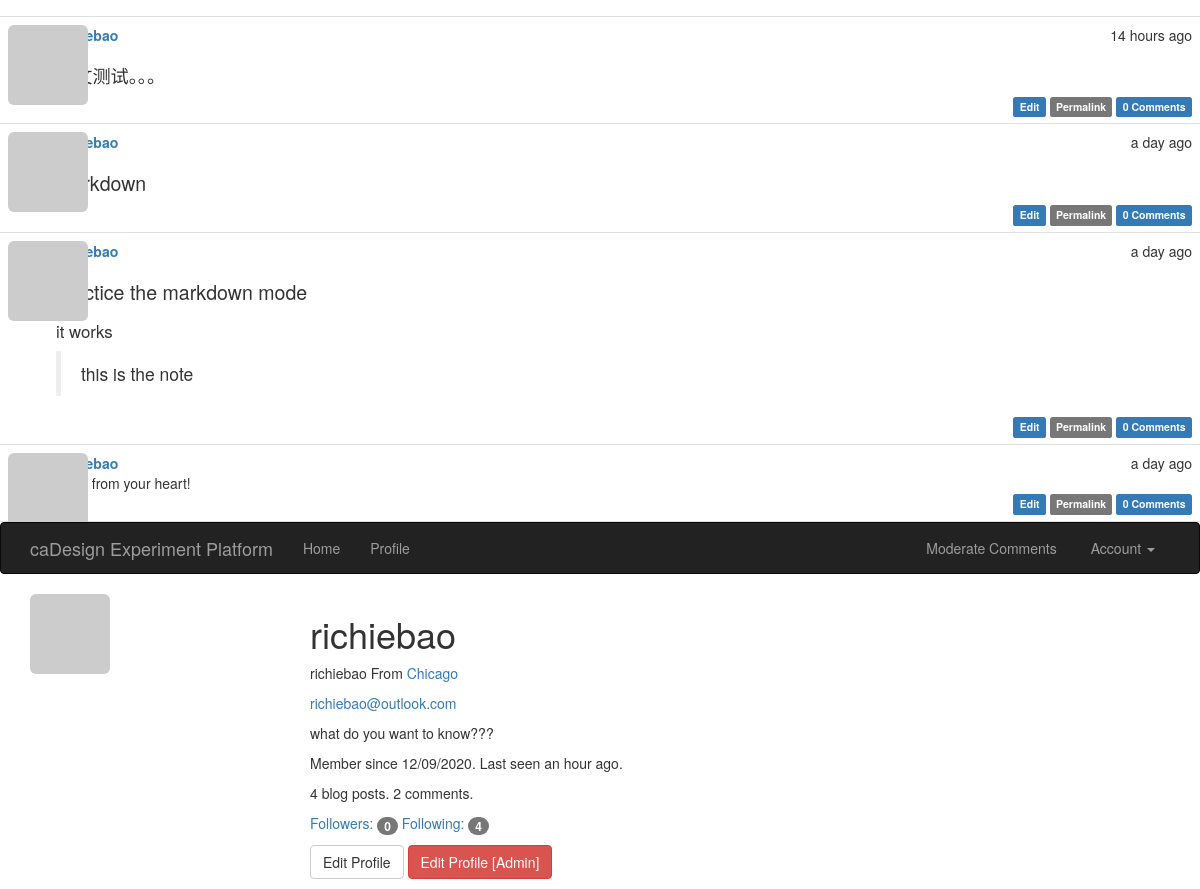
Page /user/richiebao (signed in) on the committed database.
### app/models.py (models this page shows, shortened)
class Post(db.Model):
    __tablename__ = 'posts'
    id = db.Column(db.Integer, primary_key=True)
    body = db.Column(db.Text)
    body_html = db.Column(db.Text)
    timestamp = db.Column(db.DateTime, index=True, default=datetime.utcnow)
    author_id = db.Column(db.Integer, db.ForeignKey('users.id'))
    comments = db.relationship('Comment', backref='post', lazy='dynamic')

class User(UserMixin,db.Model):
    __tablename__ = 'users'
    id = db.Column(db.Integer, primary_key=True)
    email = db.Column(db.String(64), unique=True, index=True)
    username = db.Column(db.String(64), unique=True, index=True)
    role_id = db.Column(db.Integer, db.ForeignKey('roles.id'))
    password_hash = db.Column(db.String(128))
    confirmed = db.Column(db.Boolean, default=False)
    name = db.Column(db.String(64))
    location = db.Column(db.String(64))
    about_me = db.Column(db.Text())
    member_since = db.Column(db.DateTime(), default=datetime.utcnow)
    last_seen = db.Column(db.DateTime(), default=datetime.utcnow)
    avatar_hash = db.Column(db.String(32))
    posts = db.relationship('Post', backref='author', lazy='dynamic')
    followed = db.relationship('Follow',
                               foreign_keys=[Follow.follower_id],
                               backref=db.backref('follower', lazy='joined'),
                               lazy='dynamic',
                               cascade='all, delete-orphan')
    followers = db.relationship('Follow',
                                foreign_keys=[Follow.followed_id],
                                backref=db.backref('followed', lazy='joined'),
                                lazy='dynamic',
                                cascade='all, delete-orphan')
    comments = db.relationship('Comment', backref='author', lazy='dynamic')
    @property
    def password(self):
        raise AttributeError('password is not a readable attribute')
    def can(self, perm):
        return self.role is not None and self.role.has_permission(perm)
    def is_administrator(self):
        return self.can(Permission.ADMIN)
    def ping(self):
        self.last_seen = datetime.utcnow()
        db.session.add(self)
        db.session.commit() #notice
    def gravatar_hash(self):
        return hashlib.md5(self.email.lower().encode('utf-8')).hexdigest()
    def gravatar(self, size=100, default='identicon', rating='g'):
        url = 'https://secure.gravatar.com/avatar'
        hash = self.avatar_hash or self.gravatar_hash()
        return '{url}/{hash}?s={size}&d={default}&r={rating}'.format(url=url, hash=hash, size=size, default=default, rating=rating)

### app/main/views.py (the view)
@main.route('/user/<username>')
def user(username):
    user = User.query.filter_by(username=username).first_or_404()
    page = request.args.get('page', 1, type=int)
    pagination = user.posts.order_by(Post.timestamp.desc()).paginate(
        page, per_page=current_app.config['FLASKY_POSTS_PER_PAGE'],
        error_out=False)
    posts = pagination.items
    print("+"*50)
    print(user.username)
    return render_template('user.html', user=user, posts=posts, pagination=pagination)

### app/auth/views.py (called while the page is built)
@auth.before_app_request
def before_request():
    if current_user.is_authenticated:
        current_user.ping()
        if not current_user.confirmed \
                and request.endpoint \
                and request.blueprint != 'auth' \
                and request.endpoint != 'static':
            return redirect(url_for('auth.unconfirmed'))

### app/main/__init__.py (called while the page is built)
@main.app_context_processor
def inject_permissions():
    return dict(Permission=Permission)

### app/main/views.py (called while the page is built)
@main.after_app_request
def after_request(response):
    for query in get_debug_queries():
        if query.duration >= current_app.config['FLASKY_SLOW_DB_QUERY_TIME']:
            current_app.logger.warning(
                'Slow query: %s\nParameters: %s\nDuration: %fs\nContext: %s\n'
                % (query.statement, query.parameters, query.duration,
                   query.context))
    return response

### app/models.py (called while the page is built)
@login_manager.user_loader
def load_user(user_id):
    return User.query.get(int(user_id))

    def has_permission(self, perm):
        return self.permissions & perm == perm

### app/templates/user.html (shortened to what this page needs)
{% extends "base.html" %}
{% import "_macros.html" as macros %}
{% block page_content %}
    <img class="img-rounded profile-thumbnail" src="{{ user.gravatar(size=256) }}">
    <div class="profile-header">
            <h1>{{ user.username }}</h1>
            {% if user.name or user.location %}
            <p>
                {% if user.name %}{{ user.name }}{% endif %}
                {% if user.location %}
                    From <a href="http://maps.google.com/?q={{ user.location }}">
                    {{ user.location }}
                    </a>
                {% endif %}
            </p>
            {% endif %}
            {% if current_user.is_administrator() %}
            <p><a href="mailto:{{ user.email }}">{{ user.email }}</a></p>
            {% endif %}
            {% if user.about_me %}<p>{{ user.about_me }}</p>{% endif %}
            <p>
                Member since {{ moment(user.member_since).format('L') }}.
                Last seen {{ moment(user.last_seen).fromNow() }}.
            </p>
            <p>{{ user.posts.count() }} blog posts. {{ user.comments.count() }} comments.</p>
            <p>
                <a href="{{ url_for('.followers', username=user.username) }}">Followers: <span class="badge">{{ user.followers.count() - 1 }}</span></a>
                <a href="{{ url_for('.followed_by', username=user.username) }}">Following: <span class="badge">{{ user.followed.count() - 1 }}</span></a>
            </p>
            <p>
                {% if user == current_user %}
                <a class="btn btn-default" href="{{ url_for('.edit_profile') }}">Edit Profile</a>
                {% endif %}
                {% if current_user.is_administrator() %}
                <a class="btn btn-danger" href="{{ url_for('.edit_profile_admin', id=user.id) }}">Edit Profile [Admin]</a>
                {% endif %}
            </p>
    </div>
{% endblock %}

### app/templates/_posts.html
<ul class="posts">
    {% for post in posts %}
    <li class="post">
        <div class="post-thumbnail">
            <a href="{{ url_for('.user', username=post.author.username) }}">
                <img class="img-rounded profile-thumbnail" src="{{ post.author.gravatar(size=40) }}">
            </a>
        </div>
        <div class="post-content">
            <div class="post-date">{{ moment(post.timestamp).fromNow() }}</div>
            <div class="post-author"><a href="{{ url_for('.user', username=post.author.username) }}">{{ post.author.username }}</a></div>
            <div class="post-body">
                {% if post.body_html %}
                    {{ post.body_html | safe }}
                {% else %}
                    {{ post.body }}
                {% endif %}
            </div>
            <div class="post-footer">
                {% if current_user == post.author %}
                <a href="{{ url_for('.edit', id=post.id) }}">
                    <span class="label label-primary">Edit</span>
                </a>
                {% elif current_user.is_administrator() %}
                <a href="{{ url_for('.edit', id=post.id) }}">
                    <span class="label label-danger">Edit [Admin]</span>
                </a>
                {% endif %}
                <a href="{{ url_for('.post', id=post.id) }}">
                    <span class="label label-default">Permalink</span>
                </a>
                <a href="{{ url_for('.post', id=post.id) }}#comments">
                    <span class="label label-primary">{{ post.comments.count() }} Comments</span>
                </a>
            </div>
        </div>
    </li>
    {% endfor %}
</ul>

### app/static/styles.css (style rules this page uses)
.profile-thumbnail { position: absolute; }
.profile-header { min-height: 260px; margin-left: 280px; }
ul.posts { list-style-type: none; padding: 0px; margin: 16px 0px 0px 0px; border-top: 1px solid #e0e0e0; }
ul.posts li.post { padding: 8px; border-bottom: 1px solid #e0e0e0; }
div.post-date { float: right; }
div.post-author { font-weight: bold; }
div.post-thumbnail { position: absolute; }
div.post-content { margin-left: 48px; min-height: 48px; }
div.post-footer { text-align: right; }
.post-body h1 { font-size: 140%; }
.post-body h2 { font-size: 130%; }
.post-body h3 { font-size: 120%; }

### rows in the picture
Post: timestamp "14 hours ago", body_html "中文测试。。。", comments.count "0"
Post: timestamp "a day ago", body_html "markdown", comments.count "0"
Post: timestamp "a day ago", body_html "practice the markdown mode it works this is the note", comments.count "0"
Post: timestamp "a day ago", body "living from your heart!", comments.count "0"
User: username "richiebao", name "richiebao", location "Chicago", email "richiebao@outlook.com", about_me "what do you want to know???", member_since "12/09/2020", last_seen "an hour ago"

### other values in the picture
{{ user.posts.count() }} "4"
{{ user.comments.count() }} "2"
{{ user.followers.count() - 1 }} "0"
{{ user.followed.count() - 1 }} "4"
